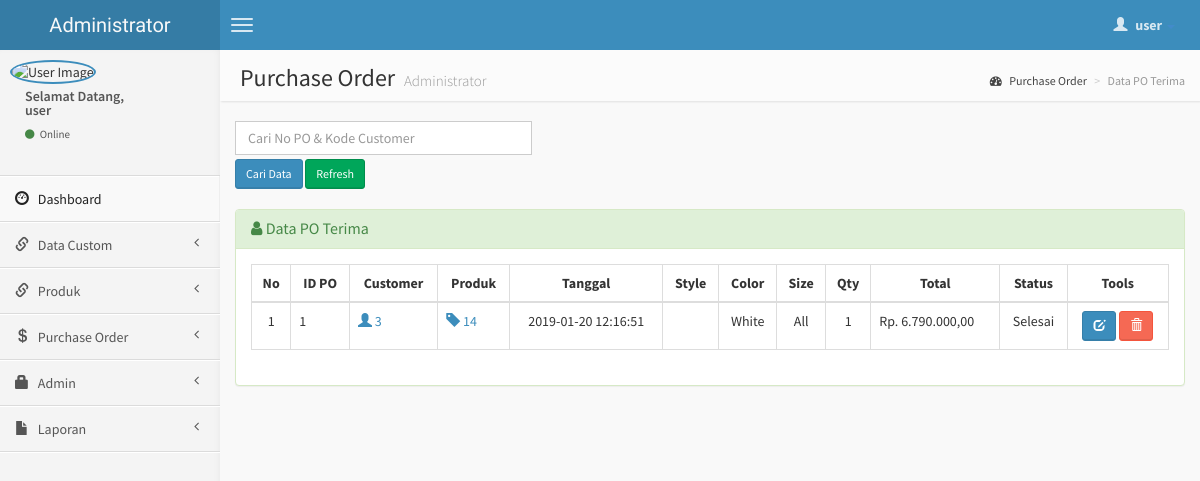
Page /admin/po-terima.php (signed in) on the committed database.
### tables this page shows
CREATE TABLE `po_terima` (
  `nopo` int(10) NOT NULL,
  `kd_cus` varchar(20) NOT NULL,
  `kode` int(4) NOT NULL,
  `tanggal` datetime NOT NULL,
  `style` varchar(20) NOT NULL,
  `color` varchar(10) NOT NULL,
  `size` varchar(4) NOT NULL,
  `qty` int(8) NOT NULL,
  `total` int(8) NOT NULL
);

CREATE TABLE `po` (
  `nopo` varchar(20) NOT NULL,
  `style` varchar(10) NOT NULL,
  `color` varchar(20) NOT NULL,
  `size` varchar(4) NOT NULL,
  `tanggalkirim` date NOT NULL,
  `tanggalexport` date NOT NULL,
  `status` text NOT NULL
);

### admin/po-terima.php (the view, shortened to what this page needs)
<?php include('header.php'); ?>
    <body class="skin-blue">
        <header class="header">
            <a href="index.php" class="logo">
                Administrator
            </a>
            <nav class="navbar navbar-static-top" role="navigation">
                <a href="#" class="navbar-btn sidebar-toggle" data-toggle="offcanvas" role="button">
                    <span class="icon-bar"></span>
                    <span class="icon-bar"></span>
                    <span class="icon-bar"></span>
                </a>
                <div class="navbar-right">
                    <ul class="nav navbar-nav">
                        <li class="dropdown user user-menu">
                            <a href="#" class="dropdown-toggle" data-toggle="dropdown">
                                <i class="glyphicon glyphicon-user"></i>
                                <span><?php echo $_SESSION['fullname']; ?> <i class="caret"></i></span>
                            </a>
                        </li>
                    </ul>
                </div>
            </nav>
        </header>
        <div class="wrapper row-offcanvas row-offcanvas-left">
            <aside class="left-side sidebar-offcanvas">
                <section class="sidebar">
                    <div class="user-panel">
                        <div class="pull-left image">
                            <img src="<?php echo $_SESSION['gambar']; ?>" class="img-circle" alt="User Image" style="border: 2px solid #3C8DBC;" />
                        </div>
                        <div class="pull-left info">
                            <p>Selamat Datang,<br /><?php echo $_SESSION['fullname']; ?></p>
                            <a href="#"><i class="fa fa-circle text-success"></i> Online</a>
                        </div>
                    </div>
                    <?php include "menu.php"; ?>
                </section>
            </aside>
            <aside class="right-side">
                <section class="content-header">
                    <h1>
                        Purchase Order
                        <small>Administrator</small>
                    </h1>
                    <ol class="breadcrumb">
                        <li><a href="#"><i class="fa fa-dashboard"></i> Purchase Order</a></li>
                        <li class="active">Data PO Terima</li>
                    </ol>
                </section>
                <section class="content">
                    <div class="row">
              <div class="col-lg-4">
              <form action='po-terima.php' method="POST">
	       <input type='text' class="form-control" style="margin-bottom: 4px;" name='qcari' placeholder='Cari No PO & Kode Customer' required />
           <input type='submit' value='Cari Data' class="btn btn-sm btn-primary" /> <a href='po-terima.php' class="btn btn-sm btn-success" >Refresh</i></a>
          	</div>
              </div>
                    <br />
                    <div class="row">
                        <div class="col-lg-12">
                    <div class="panel panel-success">
                        <div class="panel-heading">
                        <h3 class="panel-title"><i class="fa fa-user"></i> Data PO Terima</h3>
                        </div>
                        <div class="panel-body">
                    <?php
                    $query1="SELECT *,a.nopo as nopo_ ,a.size as size_, a.color as color_ , a.qty as qty_ , a.style as style_   from po_terima a LEFT JOIN po b ON a.nopo = b.nopo  order by a.nopo DESC";
                    $tampil=mysqli_query($koneksi, $query1) or die(mysqli_error());
                    ?>
                  <table id="example" class="table table-hover table-bordered">
                  <thead>
                      <tr>
                        <th><center>No </center></th>
                        <th><center>ID PO </i></center></th>
                        <th><center>Customer </center></th>
                        <th><center>Produk </center></th>
                        <th><center>Tanggal </center></th>
                        <th><center>Style </center></th>
                        <th><center>Color </center></th>
                        <th><center>Size </center></th>
                        <th><center>Qty </center></th>
                        <th><center>Total </center></th>
                        <th><center>Status </center></th>
                        <th><center>Tools</center></th>
                      </tr>
                  </thead>
                     <?php
                     $no=0;
                     while($data=mysqli_fetch_array($tampil))
                    { $no++; ?>
                    <tbody>
                    <tr>
                    <td><center><?php echo $no; ?></center></td>
                    <td><?php echo $data['nopo'];?></td>
                    <td><a href="detail-customer.php?hal=edit&kd=<?php echo $data['kd_cus'];?>"><span class="glyphicon glyphicon-user"></span> <?php echo $data['kd_cus'];?></td>
                    <td><a href="detail-produk.php?hal=edit&kd=<?php echo $data['kode'];?>"><span class="glyphicon glyphicon-tag"></span> <?php echo $data['kode'];?></td>
                    <td><center><?php echo $data['tanggal'];?></center></td>
                    <td><center><?php echo $data['style_'];?></center></td>
                    <td><center><?php echo $data['color_'];?></center></td>
                    <td><center><?php echo $data['size_'];?></center></td>
                    <td><center><?php echo $data['qty_'];?></center></td>
                    <td>Rp. <?php echo number_format($data['total'],2,",",".");?></td>
                    <td><center><?php
                    if ($data['status'] == null) {
                        echo 'Menunggu Konfirmasi';
                    }else{
                        echo $data['status'];
                    }
                    ?></center></td>
                    <td><center><div id="thanks">
                    <?php if ($data['status'] ='Proses') {
                    }else{ ?>
                    <a class="btn btn-sm btn-success" data-placement="bottom" data-toggle="tooltip" title="Konfirmasi PO" href="input-po-kirim.php?hal=tambah&nopo=<?php echo $data['nopo_'];?>"><span class="glyphicon glyphicon-check"></span></a>
                    <?php } ?>
                    <a class="btn btn-sm btn-primary" data-placement="bottom" data-toggle="tooltip" title="Edit PO Terima" href="edit-po-terima.php?hal=edit&kode=<?php echo $data['nopo_'];?>"><span class="glyphicon glyphicon-edit"></span></a>
                    <a onclick="return confirm ('Yakin hapus PO <?php echo $data['nopo_'];?>.?');" class="btn btn-sm btn-danger tooltips" data-placement="bottom" data-toggle="tooltip" title="Hapus PO Terima" href="po-terima.php?hal=hapus&kd=<?php echo $data['nopo_'];?>"><span class="glyphicon glyphicon-trash"></a></center></td></tr></div>
                 <?php
              }
              ?>
              </div>
              </div>
            </div>
                    </div>
<?php include('footer.php'); ?>

### rows in the picture
po_terima: po.nopo "1", kd_cus "3", kode "14", tanggal "2019-01-20 12:16:51", color "White", size "All", qty "1", total "6.790.000,00", po.status "Selesai"

### other values in the picture
$_SESSION['fullname'] "user"
